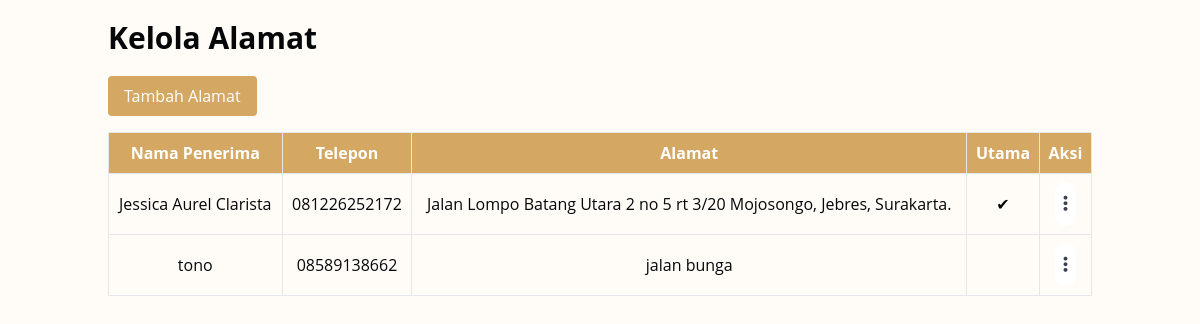
/alamat.php (signed in), run on the app's committed database.
### tables this page shows
CREATE TABLE `user_addresses` (
  `id` int NOT NULL,
  `user_id` int NOT NULL,
  `recipient_name` varchar(100) NOT NULL,
  `phone` varchar(20) NOT NULL,
  `address` text NOT NULL,
  `is_default` tinyint(1) DEFAULT '0',
  `created_at` timestamp NULL DEFAULT CURRENT_TIMESTAMP
);

### alamat.php (the view, shortened to what this page needs)
<?php
include 'db.php';
$user_id = $_SESSION['user_id'];
?>
<!DOCTYPE html>
<html lang="id">
<head>
    <script src="https://cdn.tailwindcss.com"></script>
    <link rel="stylesheet" href="https://cdnjs.cloudflare.com/ajax/libs/font-awesome/5.15.3/css/all.min.css">
    <link rel="stylesheet" href="https://cdnjs.cloudflare.com/ajax/libs/font-awesome/6.4.2/css/all.min.css">
</head>
<body class="bg-[var(--light)] text-[var(--dark)] font-['Open_Sans',sans-serif]">
    <div class="container mx-auto p-5">
        <h1 class="text-3xl font-bold text-[var(--dark)] mb-5">Kelola Alamat</h1>
        <button onclick="openModal('addModal')" class="bg-[var(--primary)] text-white px-4 py-2 rounded">Tambah Alamat</button>
        <div class="overflow-x-auto">
            <table class="w-full mt-4 border-collapse border border-[var(--secondary)] rounded-lg text-sm md:text-base">
                <thead class="bg-[var(--primary)] text-white">
                    <tr>
                        <th class="p-2 border">Nama Penerima</th>
                        <th class="p-2 border">Telepon</th>
                        <th class="p-2 border">Alamat</th>
                        <th class="p-2 border">Utama</th>
                        <th class="p-2 border">Aksi</th>
                    </tr>
                </thead>
                <tbody>
                    <?php
                    $limit = 10;
                    $page = isset($_GET['page']) ? (int)$_GET['page'] : 1;
                    $offset = ($page - 1) * $limit;
                    $stmt = $conn->prepare("SELECT * FROM user_addresses WHERE user_id = ? LIMIT ? OFFSET ?");
                    $stmt->bind_param("iii", $user_id, $limit, $offset);
                    $stmt->execute();
                    $result = $stmt->get_result();
                    if ($result->num_rows > 0) {
                        while ($row = $result->fetch_assoc()) {
                            $menuId = "menu" . $row['id'];
                            echo "<tr class='border-b border-[var(--secondary)] text-center text-[var(--dark)]'>
                    <td class='p-2 border'>" . htmlspecialchars($row['recipient_name']) . "</td>
                    <td class='p-2 border'>" . htmlspecialchars($row['phone']) . "</td>
                    <td class='p-2 border'>" . htmlspecialchars($row['address']) . "</td>
                    <td class='p-2 border'>" . ($row['is_default'] ? '✔' : '') . "</td>
                    <td class='p-2 border relative'>
                        <i class='fas fa-ellipsis-v cursor-pointer p-2 rounded-full bg-white hover:bg-gray-200 text-gray-700 text-lg'
                           onclick=\"toggleMenu('$menuId')\"></i>
                        <div id='$menuId'
                             class='dropdown absolute right-0 mt-2 min-w-[8rem] bg-white border rounded-lg shadow-lg hidden p-2 z-50'>
                            <a href='javascript:void(0);'
                               onclick=\"openEditModal('{$row['id']}', '{$row['recipient_name']}', '{$row['phone']}', '{$row['address']}', '{$row['is_default']}')\"
                               class='block px-4 py-2 text-gray-700 hover:bg-gray-100 rounded'>Edit</a>
                            <a href='javascript:void(0);'
                               onclick='openDeleteModal(" . htmlspecialchars($row['id']) . ")'
                               class='block px-4 py-2 text-red-600 hover:bg-red-100 rounded'>Hapus</a>
                        </div>
                    </td>
                </tr>";
                        }
                    } else {
                        echo "<tr><td colspan='5' class='p-2 text-center'>Tidak ada alamat yang ditemukan.</td></tr>";
                    }
                    ?>
                </tbody>
</body>
</html>

### alamat.php (style rules this page uses)
:root { --primary: #D4A762; --secondary: #9A9A9A; --light: #FFFCF8; --dark: #050709; }

### data on the page
user_addresses: recipient_name "Jessica Aurel Clarista", phone "081226252172", address "Jalan Lompo Batang Utara 2 no 5 rt 3/20 Mojosongo, Jebres, Surakarta."
user_addresses: recipient_name "tono", phone "08589138662", address "jalan bunga"
